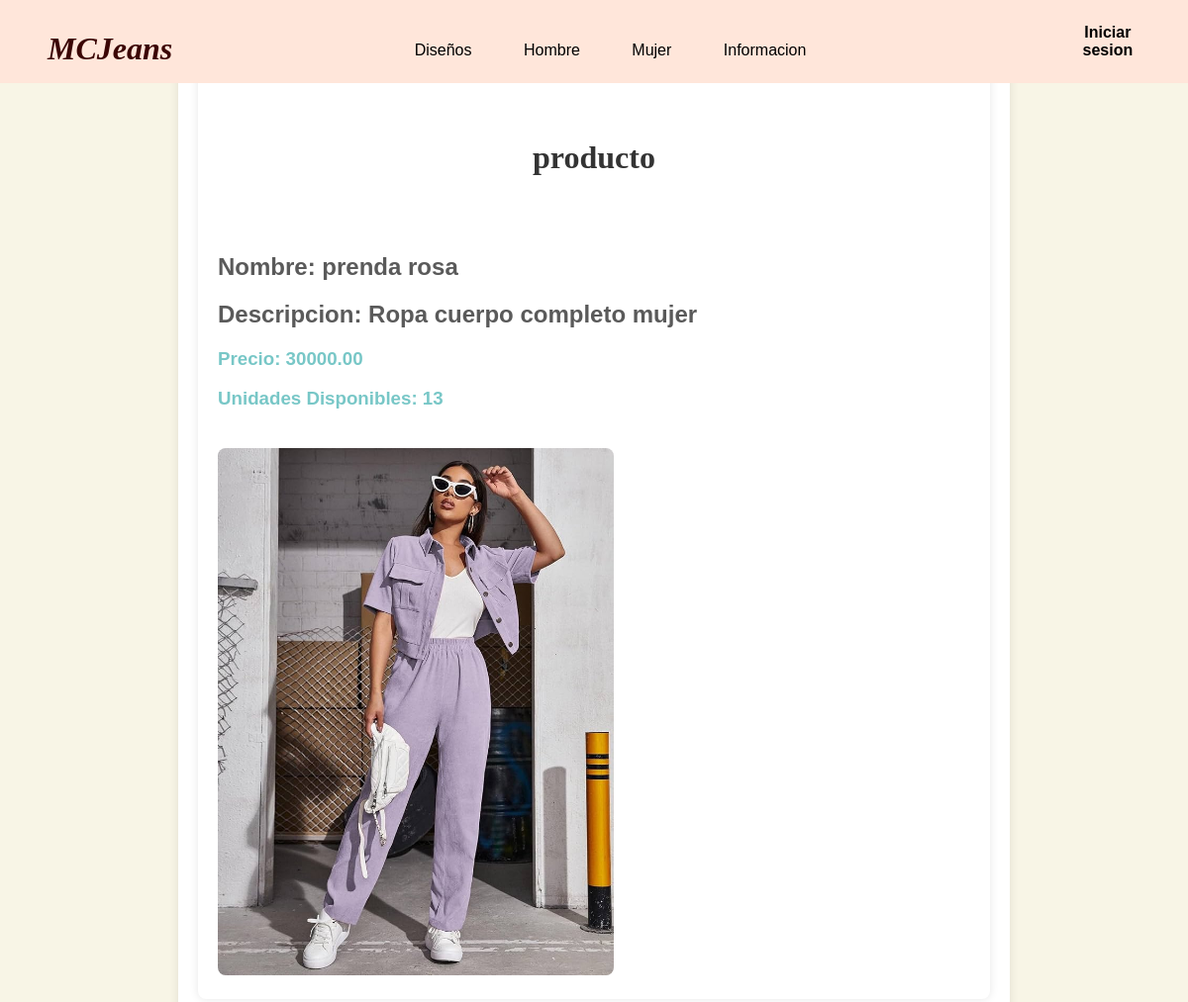
/ver/2/, run on the app's committed database.
### principal/models.py (models this page shows, shortened)
class Producto(models.Model):
    Nombre = models.CharField(max_length=200)
    Descripcion = models.CharField(max_length=1000)
    Precio = models.DecimalField(max_digits=10, decimal_places=2)
    Imagen = models.ImageField(upload_to='static/img/productos/', null=True, blank=True)
    Unidades_disponibles = models.IntegerField(default=0, validators=[MinValueValidator(0)])
    categoria = models.BooleanField(default=True)

### principal/views.py (the view)
# urls.py: path('ver/<int:producto_id>/', views.verProducto, name='ver'),
def verProducto(request, producto_id):
    producto = Producto.objects.get(id=producto_id)
    return render(request,'ver.html',{'producto':producto})

### principal/templates/ver.html (shortened to what this page needs)
{% extends 'navbar.html' %}
{% load static %}
{% block extrahead %}
<head>
    <link rel="stylesheet" href="{% static '/css/contenido.css' %}">
</head>
{% endblock extrahead%}
    {% block content %}
    <div class="content">
        <h1>producto</h1>
        <br><br>
        <h2>Nombre: {{producto.Nombre}}</h2>
        <h2>Descripcion: {{producto.Descripcion}}</h2>
        <h3>Precio: {{producto.Precio}}</h3>
        <h3>Unidades Disponibles: {{producto.Unidades_disponibles}}</h3>
        <img width="400" height="240" src="{{ producto.Imagen.url }}" alt="prenda3">
    </div>
    {% endblock content%}

### static/css/Menu.css (style rules this page uses)
body { margin: 0; padding: 0; margin: 0; background-color: #FFFAEE; }

### static/css/contenido.css (style rules this page uses)
.content { padding-top: 6%; }
h1 { text-align: center; font-family: "Monserrat-Light"; }
body { position: relative; min-height: 100vh; }

### principal/templates/ver.html (style rules this page uses)
body { font-family: 'Arial', sans-serif; margin: 0; padding: 0; background-color: #f8f5e6; }
.content { max-width: 800px; margin: 0 auto; padding: 20px; background-color: #fff; border-radius: 8px; box-shadow: 0 0 10px rgba(0, 0, 0, 0.1); }
h1 { color: #333; }
h2 { color: #5a5a5a; }
h3 { color: #78c7c7; }
img { max-width: 100%; height: auto; margin-top: 20px; border-radius: 8px; }

### data on the page
Producto: Nombre "prenda rosa", Descripcion "Ropa cuerpo completo mujer", Precio "30000.00", Unidades_disponibles "13", Imagen (picture)
